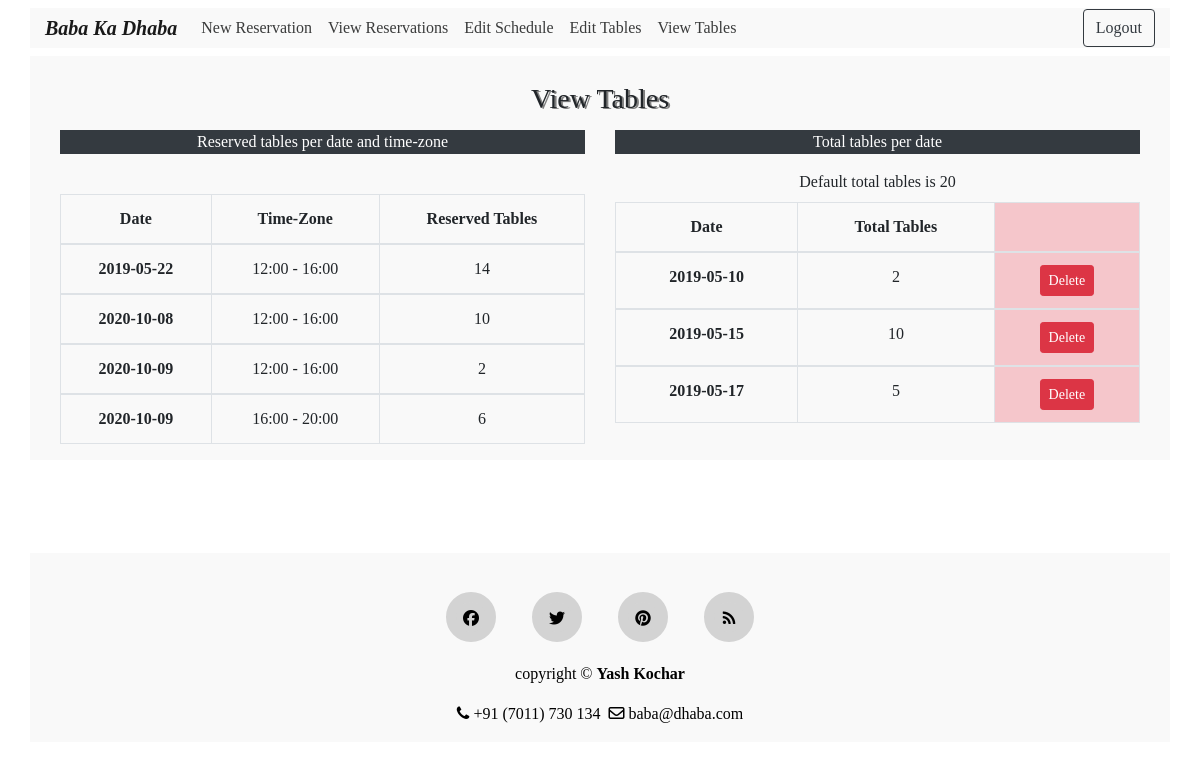
Page /view_tables.php (signed in) on the committed database.
### tables this page shows
CREATE TABLE IF NOT EXISTS `tables` (
  `tables_id` int(11) NOT NULL AUTO_INCREMENT,
  `t_date` date NOT NULL,
  `t_tables` int(11) NOT NULL,
  PRIMARY KEY (`tables_id`)
);

### includes/view.tables.inc.php (the view, shortened to what this page needs)
<?php
if(isset($_SESSION['user_id'])){
    require 'includes/dbh.inc.php';
    $role = $_SESSION['role'];
    if($role==2){
    $sql = "SELECT SUM(num_tables), rdate, time_zone FROM reservation GROUP BY rdate, time_zone";
    $result = $conn->query($sql);
    if ($result->num_rows > 0) {
        echo
        '   <div class="container">
            <div class="row">
            <div class="col-sm text-center">
            <p class="text-white bg-dark text-center">Reserved tables per date and time-zone</p><br>
            <table class="table table-hover table-bordered table-responsive-sm text-center">
                <thead>
                    <tr>
                        <th scope="col">Date</th>
                        <th scope="col">Time-Zone</th>
                        <th scope="col">Reserved Tables</th>
                    </tr>
                </thead> ';
        while($row = $result->fetch_assoc()) {
        echo"
                <tbody>
                    <tr>
                      <th scope='row'>".$row["rdate"]."</th>
                      <td>".$row["time_zone"]."</td>
                      <td>".$row["SUM(num_tables)"]."</td>
                    </tr>
              </tbody>";
        }
        echo "</table>";
       }
    else {    echo "<p class='text-center'>List is empty!<p>"; }
       echo'</div>';
    $sql = "SELECT * FROM tables ORDER BY t_date";
    $result = $conn->query($sql);
    if ($result->num_rows > 0) {
        echo'
         <div class="col-sm text-center">
         <p class="text-white bg-dark text-center">Total tables per date</p>
         <label>Default total tables is 20</label><br>
        ';
        echo
        '
            <table class="table table-hover table-bordered table-responsive-sm text-center">
                <thead>
                    <tr>
                        <th scope="col">Date</th>
                        <th scope="col">Total Tables</th>
                        <th class="table-danger" scope="col"></th>
                    </tr>
                </thead> ';
        while($row = $result->fetch_assoc()) {
        echo"
                <tbody>
                    <tr>
                    <form action='includes/delete.php' method='POST'>
                    <input name='tables_id' type='hidden' value=".$row["tables_id"].">
                      <th scope='row'>".$row["t_date"]."</th>
                      <td>".$row["t_tables"]."</td>
                      <td class='table-danger'><button type='submit' name='delete-table' class='btn btn-danger btn-sm'>Delete</button></td>
                          </form>
                    </tr>
              </tbody>";
        }
        echo "</table>";
    }
    else {    echo "<p class='text-center'>List is empty!<p>"; }
    echo '</div></div></div>';
    }
}

### css/style.css (style rules this page uses)
* { margin:0; padding:0; font-family: "Times New Roman", Times, serif; }
body { overflow-y: scroll; overflow-x: hidden; }
.row { margin: 15px; }

### header.php (style rules this page uses)
.container { background: #f9f9f9; }

### rows in the picture
tables: t_date "2019-05-10", t_tables "2"
tables: t_date "2019-05-15", t_tables "10"
tables: t_date "2019-05-17", t_tables "5"

### other values in the picture
$row["rdate"] "2019-05-22"
$row["time_zone"] "12:00 - 16:00"
$row["SUM(num_tables)"] "14"
$row["rdate"] "2020-10-08"
$row["SUM(num_tables)"] "10"
$row["rdate"] "2020-10-09"
$row["SUM(num_tables)"] "2"
$row["time_zone"] "16:00 - 20:00"
$row["SUM(num_tables)"] "6"
